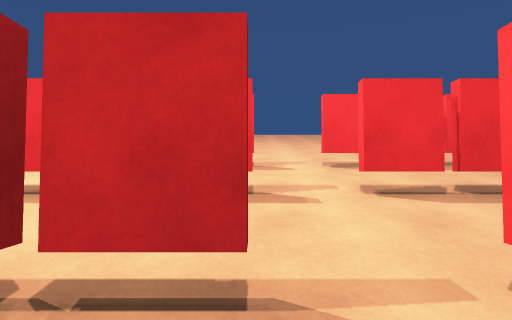
View 1 (above)

20 first-person views from a walk through a Unity game level. The camera is 1.3 m above the floor, tilts 8° down and sees 85° across. The floor is counted in squares, 1 m on a side. Each view is taken from the middle of a square. On the plan, view 1 faces up. The plan holds only what a view shows up to about 13 squares ahead; the rest is blank. The place goes on beyond the plan.

View 2
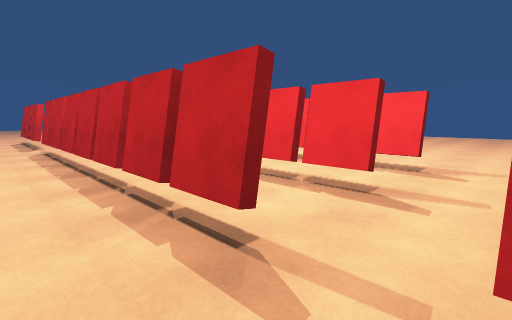

View 3
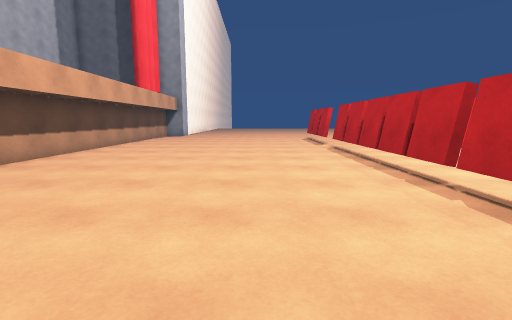

View 4
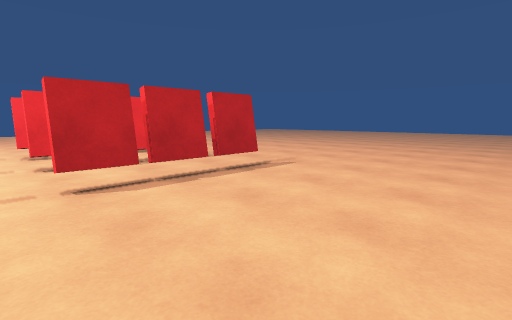

View 5
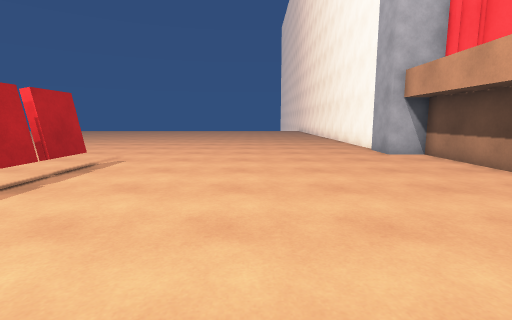

View 6
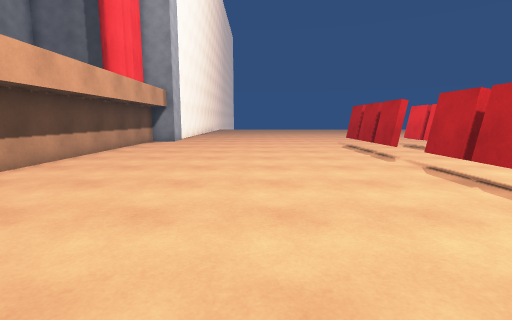

View 7
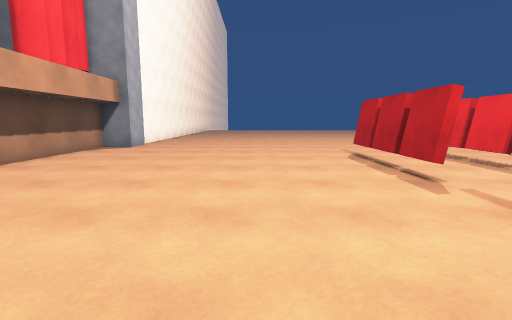

View 8
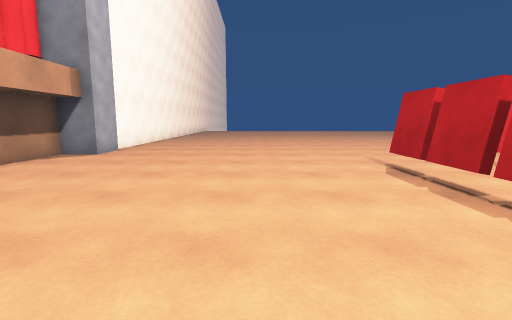

View 9
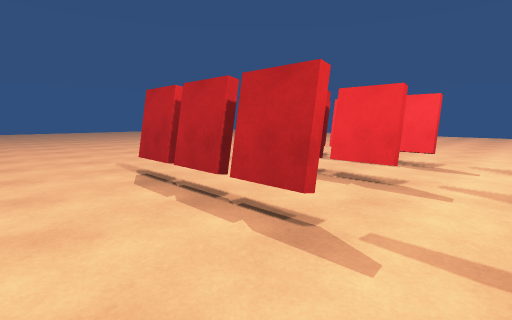

View 10
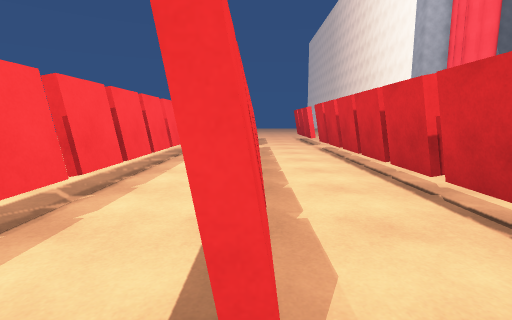

View 11
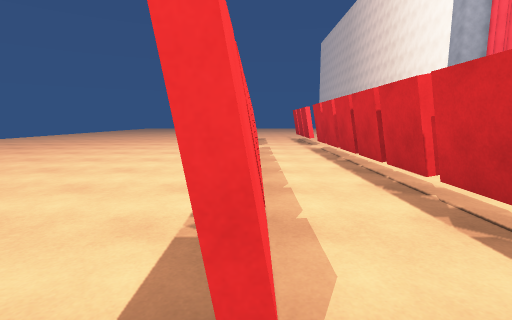

View 12
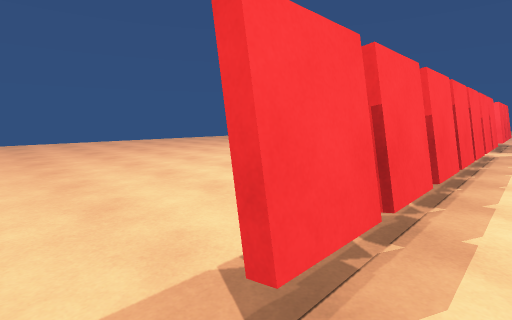

View 13
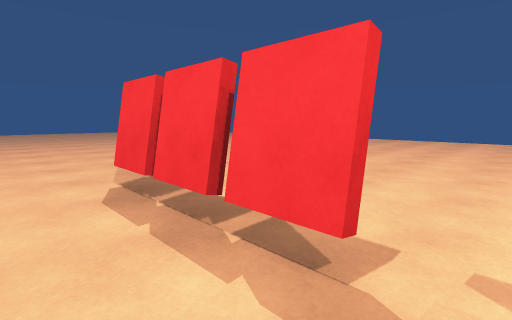

View 14
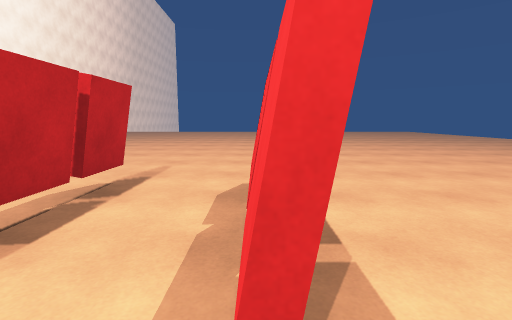

View 15
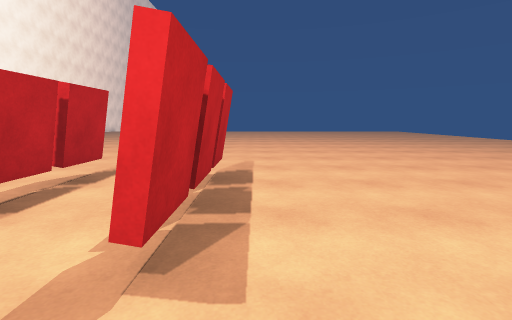

View 16
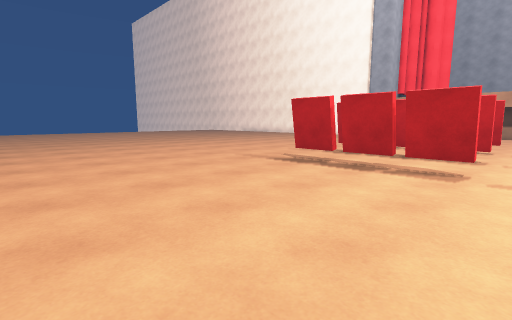

View 17
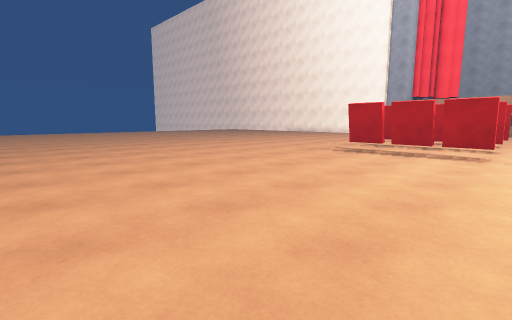

View 18
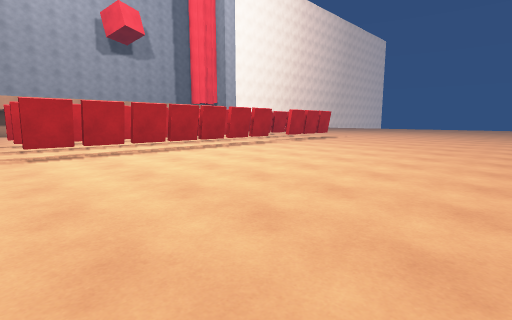

View 19
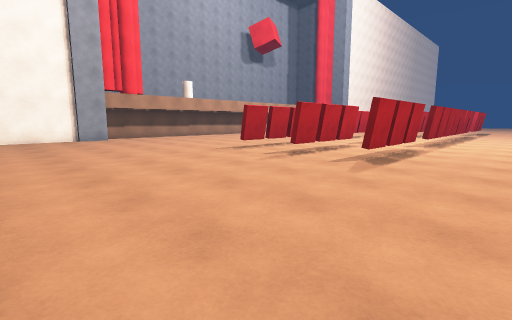

View 20
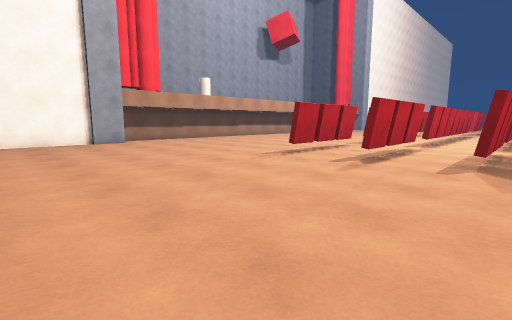

### Floor plan
Key: @ floor where view 1 was taken; # wall or solid block; x gap in a wall; . floor.
Columns run from 24 left of view 1 to 16 right of it. Each row starts with its distance up from view 1.
 20        .... ............ . ..........
 19 ..    ................... ...............
 18 ...   ...................................
 17 ....  ...................................
 16 ........................................
 15 .........................................
 14 .........................................
 13 .........................................
 12 .........................................
 11 ........................................
 10 .........................................
  9 .........................................
  8 ......#xx##..#xx#x#x#xx#..##xx#..........
  7 .........................................
  6 .........................................
  5 ......#xx##..#xx#x#x#xx#..##xx#..........
  4 .........................................
  3 .........................................
  2 ......#xx##..#xx#x#x#xx#..##xx#..........
  1 .........................................
  0 ........................@................
 -1 .........................................
 -2 .........................................
 -3 .........................................
 -4 ........................................
 -5 ........................ ...............
 -6 .......................   ..............
 -7 ......................     .......... ..
 -8 .##..................       ......##.  .
 -9 ###.................         .....###  #
-10   #################           #####

Where each view was taken, in squares from view 1:
view 1: 0 up, 0 right, facing up
view 2: 0 up, 2 right, facing up-left
view 3: 2 down, 2 right, facing left
view 4: 4 down, 1 right, facing up-right
view 5: 3 down, 1 left, facing right
view 6: 3 down, 4 left, facing left
view 7: 2 down, 8 left, facing left
view 8: 2 down, 11 left, facing left
view 9: 1 down, 12 left, facing up-left
view 10: 5 up, 13 left, facing right
view 11: 8 up, 13 left, facing right
view 12: 7 up, 13 left, facing up-right
view 13: 6 up, 13 left, facing up-left
view 14: 8 up, 13 left, facing left
view 15: 9 up, 12 left, facing left
view 16: 16 up, 1 right, facing down-right
view 17: 20 up, 1 right, facing down-right
view 18: 20 up, 1 right, facing down-left
view 19: 12 up, 16 right, facing down-left
view 20: 9 up, 16 right, facing down-left
